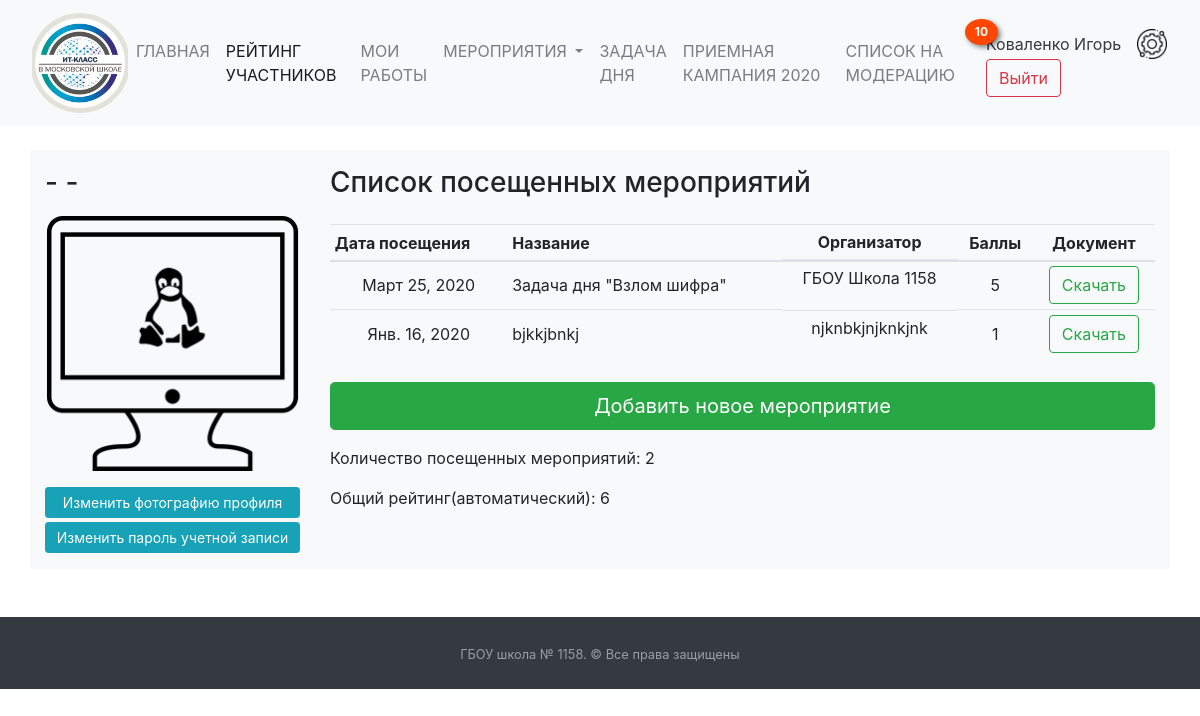
Before: /21/ (signed in) with the older database file.
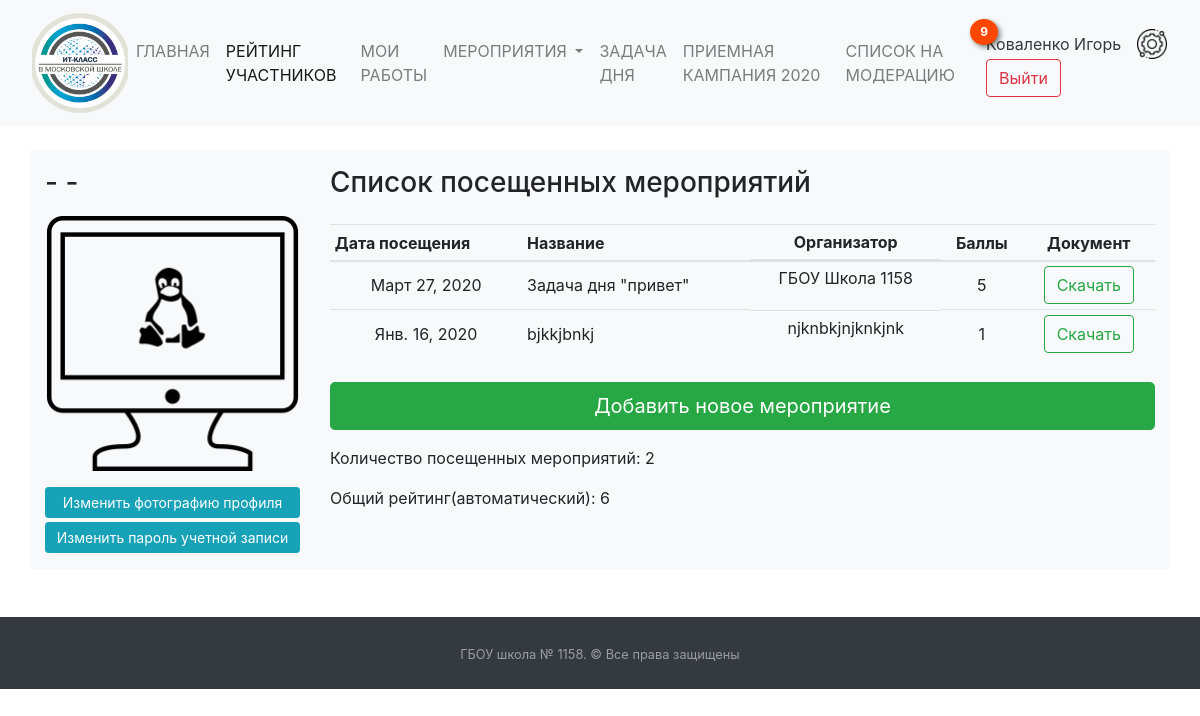
After: the same page with the newer database file.
### mainapp/models.py (models this page shows, shortened)
class Events(models.Model):
    date = models.DateField("Дата посещения")
    name = models.CharField("Название мероприятия", max_length=200)
    organization = models.CharField("Название организации", max_length=300)
    events = models.ForeignKey(Puples, verbose_name="Мероприятия", on_delete=models.SET_NULL, null=True)
    check = models.BooleanField(default=False)
    event_rate = models.PositiveIntegerField(default=1)
    verification_file = models.FileField(upload_to="verification_files/", null=True, verbose_name="Файл")
    class Meta:
        verbose_name = "Мероприятия"
        verbose_name_plural = "Мероприятия"

### mainapp/views.py (the view)
# urls.py: path("<int:pk>/", PostDetailView.as_view(), name="puples"),
class PostDetailView(LoginRequiredMixin, DetailView):
    model = Puples
    pk_url_kwarg = "pk"
    template_name = "puple_detail/puples_detail_end.html"
    raise_exception = True
    def get(self, request, pk):
        if request.user.is_superuser or request.user.puples.pk == pk:
            return super().get(request, pk)
        return HttpResponseForbidden()
    def get_context_data(self, **kwargs):
        context = super().get_context_data(**kwargs)
        context['events_count'] = Events.objects.filter(events__pk=self.kwargs['pk'], check=True).count()
        context['events_new'] = Events.objects.filter(check=False).count()
        context['allevents'] = Events.objects.filter(events__pk=self.kwargs['pk']).order_by('-date')
        context['rate_event'] = sum(
            map(lambda x: x.event_rate, Events.objects.filter(events__pk=self.kwargs['pk'], check=True)))
        return context

### templates/puple_detail/puples_detail_end.html
{% extends 'base.html' %}
{% block main %}
{% include 'puple_detail/puples_detail.html'%}
</div>
{% endblock %}
{% block detail_active %} active{% endblock %}

### templates/base.html (shortened to what this page needs)
<!DOCTYPE html>
<html lang="ru">
{% load static %}
<head>
    <link href="{% static 'css/bootstrap.css' %}" rel="stylesheet" type="text/css">
    <link href="{% static 'css/style.css' %}" rel="stylesheet" type="text/css">
    <link rel="stylesheet" href="//code.jquery.com/ui/1.12.1/themes/base/jquery-ui.css">
    <link rel="stylesheet" href="/resources/demos/style.css">
</head>
<body>
<div class="container-fuild">
    <nav class="navbar navbar-expand-lg navbar-light bg-light">
        <a href="/" class="navbar-brand">
            <img class="img-fluid mx-3"
                 style="width: 100px; object-fit: cover; height:100px;"
                 src="{% static '/images/itclass-logo.png' %}"></a>
        <div class="collapse navbar-collapse" id="navbarSupportedContent">
            <ul class="navbar-nav mr-auto">
                <li class="nav-item">
                    <a class="nav-link{% block main_active %}{% endblock %}" href="/">ГЛАВНАЯ<span class="sr-only">(current)</span></a>
                </li>
                {% if user.is_authenticated %}
                    <li class="nav-item">
                        <a class="nav-link{% block detail_active %}{% endblock %}" href="/rate">РЕЙТИНГ УЧАСТНИКОВ</a>
                    </li>
                {% endif %}
                {% if user.is_authenticated %}
                    <li class="nav-item">
                        <a class="nav-link{% block detail_active_works %}{% endblock %}" href="/works">МОИ РАБОТЫ</a>
                    </li>
                {% endif %}
                <li class="nav-item dropdown">
                    <a class="nav-link dropdown-toggle{% block detail_active_hach %}{% endblock %}" href="#"
                       id="navbarDropdown" role="button"
                       data-toggle="dropdown" aria-haspopup="true" aria-expanded="false">
                        МЕРОПРИЯТИЯ
                    </a>
                </li>
                {% if user.is_authenticated %}
                    <li class="nav-item">
                        <a class="nav-link{% block detail_active_task %}{% endblock %}" href="/task_day/">ЗАДАЧА ДНЯ</a>
                    </li>
                {% endif %}
                <li class="nav-item">
                    <a class="nav-link" href="http://profil.mos.ru/it/?page_id=1139">ПРИЕМНАЯ КАМПАНИЯ 2020</a>
                </li>
                {% if user.is_superuser %}
                    {% if events_new != 0 %}
                        <li class="nav-item">
                        <a class="nav-link notification{% block detail_active_checklist %}{% endblock %}"
                           href="/check_list"><span>СПИСОК
                            НА МОДЕРАЦИЮ </span>
                        <span class="badge mr-3 mr-lg-0">{{ events_new }}</span>{% endif %}</a>
                </li>
                {% endif %}
            </ul>
            <form class="form-inline my-2 my-lg-0">
                {% if user.is_authenticated %}
                    <a class="nav-link text-dark disabled p-0"
                       href="/account/">{{ user.last_name }} {{ user.first_name }}</a>
                    <a href="/account/">
                        <img class="img-fluid mx-3"
                             style="width: 30px; object-fit: cover; height:30px;"
                             src="{% static '/images/support.png' %}"></a>
                {% endif %}
                {% if user.username == "" %}
                    <a class="nav-link disabled" href="#">Гость</a>
                    <a class="btn btn-outline-success my-2 my-sm-0" href="/login">Войти</a>
                {% else %}
                    <a class="btn btn-outline-danger my-2 my-sm-0" href="/logout">Выйти</a>
                {% endif %}
            </form>
        </div>
    </nav>
    {% block main %}
    {% endblock %}
    <footer id="sticky-footer" class="py-4 bg-dark text-white-50 mt-5">
        <div class="container text-center">
            <small>ГБОУ школа № 1158. &copy; Все права защищены</small>
        </div>
    </footer>
</div>
</body>
</html>

### templates/puple_detail/puples_detail.html (shortened to what this page needs)
{% block main %}
{% load static %}
<div class="container-xl my-4 bg-light">
    <div class="row">
        <div class="col col-xl-3 col-lg-3 col-md-3 col-sm-12">
            <h3 class="my-3">
                {{ puples.name }} {{puples.surname}}
            </h3>
            <img src="{{ puples.image.url }}" class="img-fluid">
            <div class="row py-3">
                <div class="col-12"><a href="/statistic/pupil/{{ puples.pk }}/img-change/" class="btn btn-block btn-info btn-sm" role="button">Изменить фотографию профиля</a></div>
                <div class="col pt-1"><a href="/password-change/" class="btn btn-block btn-info btn-sm" role="button">Изменить пароль учетной записи</a></div>
            </div>
        </div>
        <div class="col">
            <h3 class="pt-3">
                Список посещенных мероприятий
            </h3>
            <table class="table table-sm text-center my-4">
                <thead class="thead text-center">
                <tr>
                    <th class="text-left">Дата посещения</th>
                    <th class="text-left">Название</th>
                    <th class="d-none d-sm-block">Организатор</th>
                    <th>Баллы</th>
                    <th>Документ</th>
                </tr>
                </thead>
                {% for event in allevents %}
                <tr {% if event.check is False %} class="alert-warning"{% endif %}>
                    <td class="align-middle">{{ event.date }} {% if event.check is False %}<p class="alert-warning">На модерации</p>{% endif %}</td>
                    <td class="text-left align-middle">{{ event.name }}</td>
                    <td class="text-left align-middle text-center d-none d-sm-block">{{ event.organization }}</td>
                    <td class="text-left align-middle text-center">{{ event.event_rate }}</td>
                    <td class="text-center align-middle">
                        <form method="post" action="{% url 'verification_file_download' %}">
                            <button type="submit" class="btn btn-outline-success">Скачать</button>
                        </form>
                    </td>
                </tr>
                {% endfor %}
            </table>
            <a class="btn btn-success btn-lg btn-block" href="add_events" role="button">Добавить новое мероприятие</a>
            <p class="my-3">Количество посещенных мероприятий: {{ events_count }} </p>
            <p class="my-3">Общий рейтинг(автоматический): {{ rate_event }}</p>
        </div>
    </div>
    {% endblock %}

Changed rows visible on the page:
removed Events: date "Март 25, 2020", name "Задача дня \"Взлом шифра\"", organization "ГБОУ Школа 1158", event_rate "5"
added Events: date "Март 27, 2020", name "Задача дня \"привет\"", organization "ГБОУ Школа 1158", event_rate "5"
Other visible differences:
{{ events_new }}: "10" → "9"
